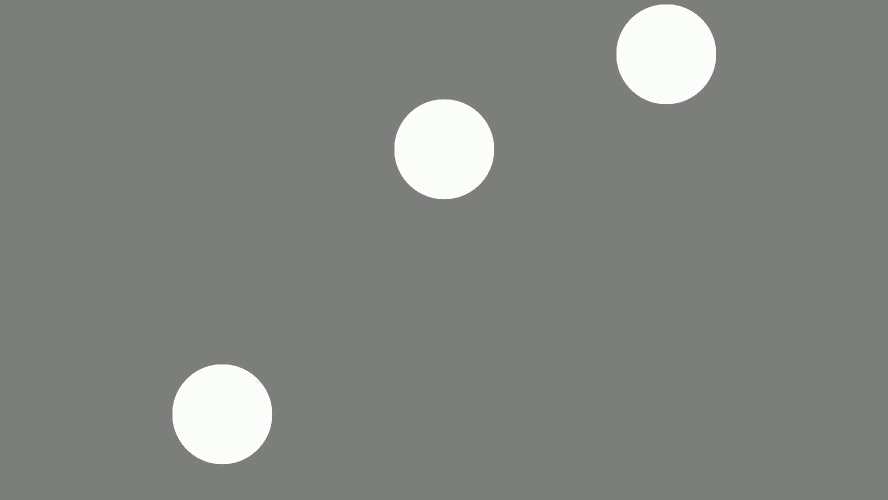
#> input picture frame 44 of test_cases/-b 100 -g 4 -r 1000/gravity_bounce.avi, 1776 x 1000 px (shown at 1/2 size)
$ python ball_detection.py
#> lines starting #> are read from the running program, lines starting #| are printed output that depends on the picture; after the words box and inside, x2 and y2 are one past the last pixel; in counts of white or black regions, pixels touching at a corner belong together
import os
import cv2
import numpy as np
from cv2 import VideoWriter, VideoWriter_fourcc

def concat_vh(list_2d):
  # return final image
  return cv2.vconcat([cv2.hconcat(list_h)
                        for list_h in list_2d])

def main(path):
#> called with path = './detection_images'
    color = (256, 256, 256)
    video = cv2.VideoCapture('gravity_bounce.avi')
    FPS = video.get(cv2.CAP_PROP_FPS)
    width  = int(video.get(cv2.CAP_PROP_FRAME_WIDTH))   # float `width`
    height = int(video.get(cv2.CAP_PROP_FRAME_HEIGHT))  # float `height`
    fourcc = VideoWriter_fourcc(*'MP42')
    video_overlay = VideoWriter('./gravity_overlay.avi', fourcc, float(FPS), (width, height))
    # print('frames per second =', fps)
    count = 0
    while True:
        success, image = video.read()
#> image is the input picture: shape (1000, 1776, 3); mean B, G, R 129.7, 132.7, 130.7
        if not success:
            break
        # Convert to grayscale.
        gray = cv2.cvtColor(image, cv2.COLOR_BGR2GRAY)
        # Blur using 3 * 3 kernel.
        gray_blurred = cv2.blur(gray, (3, 3))
        # Apply Hough transform on the blurred image.
        detected_circles = cv2.HoughCircles(gray_blurred, cv2.HOUGH_GRADIENT,
                                            1, 20, param1 = 50, param2 = 30)
#> detected_circles = [[1331.5, 107.5, 99.8], [888.5, 297.5, 99.9], [444.5, 828.5, 99.9]]

        # Draw circles that are detected.
        if detected_circles is not None:
            # print(count, "detected")
            # Convert the circle parameters a, b and r to integers.
            detected_circles = np.uint16(np.around(detected_circles))
#> detected_circles = [[1332, 108, 100], [888, 298, 100], [444, 828, 100]]
            for pt in detected_circles[0, :]:
                a, b, r = pt[0], pt[1], pt[2]
                # Draw the circumference of the circle.
                cv2.circle(image, (a, b), r, (0, 255, 0), 2)
                # Draw a small circle (of radius 1) to show the center.
                cv2.circle(image, (a, b), 1, (0, 0, 255), 3)
                # make border
                cv2.copyMakeBorder(image, 2, 2, 2, 2, cv2.BORDER_CONSTANT, value=[0, 0, 0])
                # write the image number on the left top corner of image
                cv2.putText(image, str(count), (10, 35), cv2.FONT_HERSHEY_SIMPLEX, 1, color, 2, cv2.LINE_AA)
                cv2.imwrite(path+"/result%d.jpg" % count, image)     # save frame as JPEG file
                # create video with overlay
                # img = cv2.imread("result"+str(count)+".jpg")
                frame = np.full((height, width, 3), 128, np.uint8)
                # print(type(frame), type(image))
                video_overlay.write(image) #cv2.imread("result"+str(count)+".jpg"))
#> this loop made 3 passes
#> (pt, a, b) on passes 1 to 3: ([1332, 108, 100], 1332, 108), ([888, 298, 100], 888, 298), ([444, 828, 100], 444, 828)
#> pass 1, in main, `cv2.imwrite(path+"/result%d.jpg" % count, image)`:
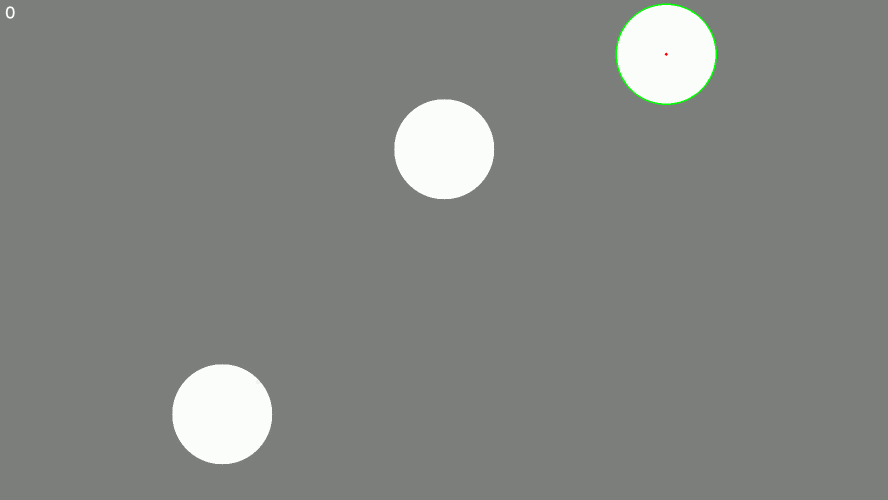
#> saved as result0.jpg: shape (1000, 1776, 3) (shown at 1/2 size); mean B, G, R 129.6, 132.8, 130.6
#> pass 2, in main, `cv2.imwrite(path+"/result%d.jpg" % count, image)`:
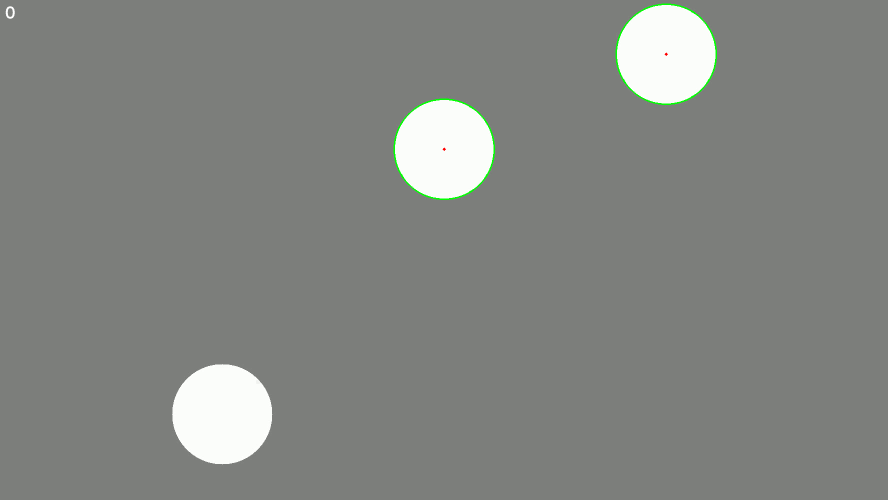
#> saved as result0.jpg: shape (1000, 1776, 3) (shown at 1/2 size); mean B, G, R 129.4, 132.9, 130.4
#> after the loop:
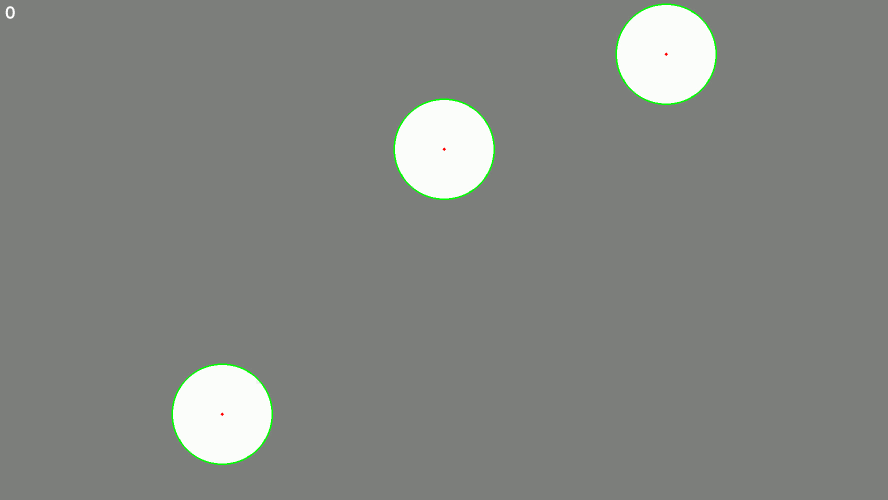
#> image: shape (1000, 1776, 3) (shown at 1/2 size); 0.33% of pixels changed, all inside (x1, y1, x2, y2) = (11, 7, 1434, 930)
        count += 1
    video_overlay.release()
    index = np.linspace(0, count-1, 16).astype(int).tolist()
    # print(index)
    k = 0
    images = []
    for i in range(4):
        img = []
        for j in range(4):
            img.append(cv2.imread(path+"/result"+str(index[k])+".jpg"))
            k += 1
        images.append(img)
    img_tile = concat_vh(images)
    # show the output image
    cv2.imwrite("result_grid.jpg", img_tile)     # save frame as JPEG file
    # cv2.imshow('concat_vh.jpg', img_tile)

if __name__=="__main__":
    path = './detection_images'
    try:
        os.mkdir(path)
    except OSError as error:
        pass
        # print(error)
    main(path)

$ run again, starting later in the video
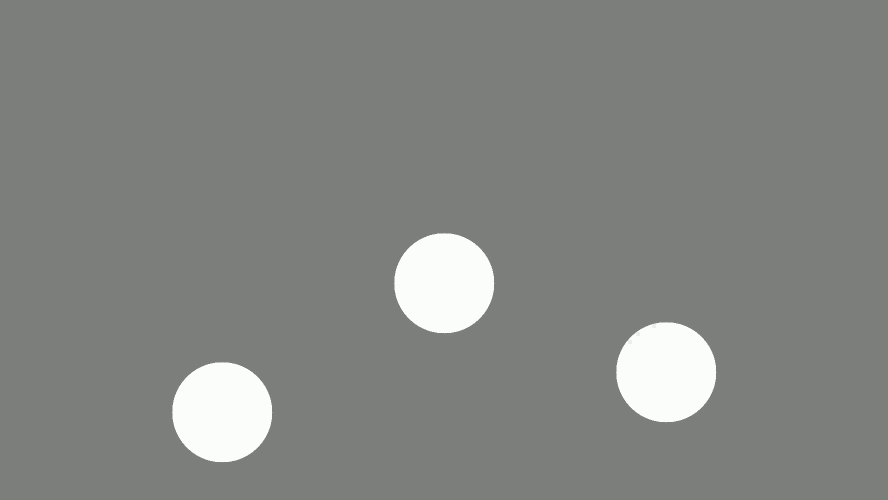
#> input picture frame 202 of test_cases/-b 100 -g 4 -r 1000/gravity_bounce.avi, 1776 x 1000 px (shown at 1/2 size)
#> in main, image is the input picture: shape (1000, 1776, 3); mean B, G, R 129.7, 132.7, 130.7
#> in main, `detected_circles = cv2.HoughCircles(gray_blurred, cv2.HOUGH_GRADIENT, ..`: detected_circles = [[444.5, 823.5, 99.9], [888.5, 566.5, 99.9], [1332.5, 744.5, 99.9]]
#> in main, `detected_circles = np.uint16(np.around(detected_circles))`: detected_circles = [[444, 824, 100], [888, 566, 100], [1332, 744, 100]]
#> the loop in main, `for pt in detected_circles[0, :]:` made 3 passes
#> (pt, a, b) on passes 1 to 3: ([444, 824, 100], 444, 824), ([888, 566, 100], 888, 566), ([1332, 744, 100], 1332, 744)
#> pass 1, in main, `cv2.imwrite(path+"/result%d.jpg" % count, image)`:
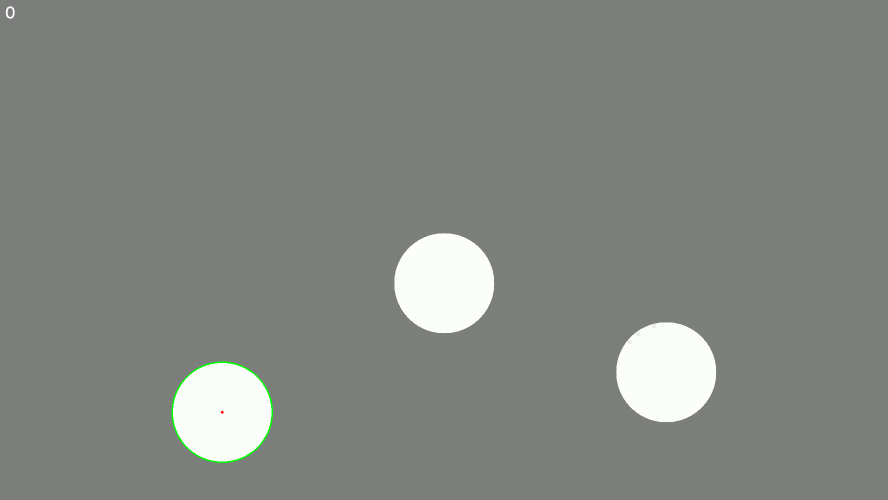
#> saved as result0.jpg: shape (1000, 1776, 3) (shown at 1/2 size); mean B, G, R 129.6, 132.8, 130.6
#> after the loop in main, `for pt in detected_circles[0, :]:`:
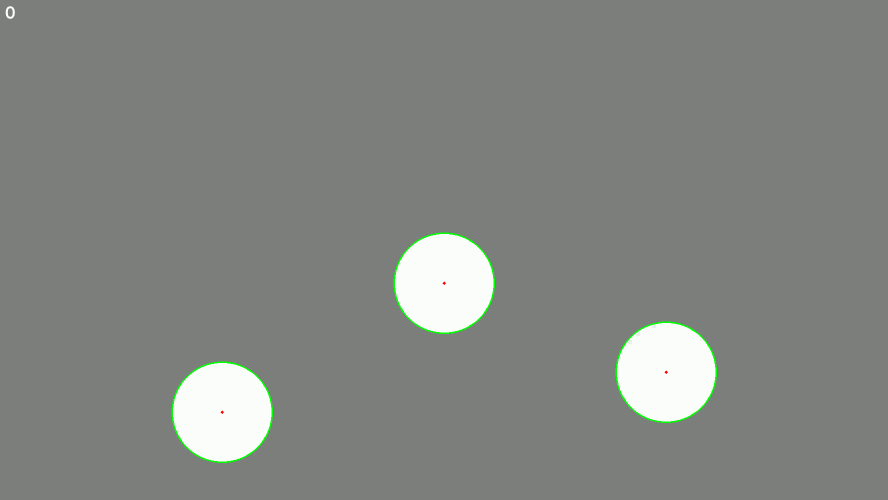
#> image: shape (1000, 1776, 3) (shown at 1/2 size); 0.33% of pixels changed, all inside (x1, y1, x2, y2) = (11, 12, 1434, 926)

$ run again, starting later in the video
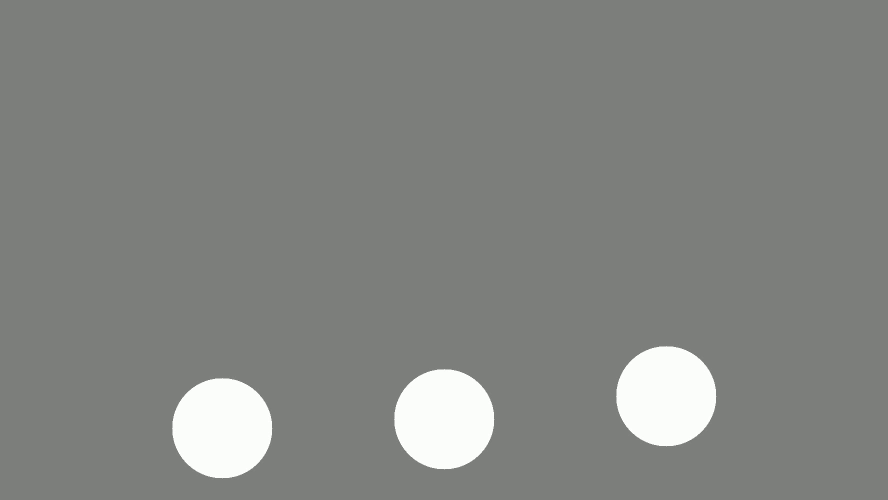
#> input picture frame 359 of test_cases/-b 100 -g 4 -r 1000/gravity_bounce.avi, 1776 x 1000 px (shown at 1/2 size)
#> in main, image is the input picture: shape (1000, 1776, 3); mean B, G, R 129.7, 132.7, 130.7
#> in main, `detected_circles = cv2.HoughCircles(gray_blurred, cv2.HOUGH_GRADIENT, ..`: detected_circles = [[888.5, 838.5, 99.9], [444.5, 856.5, 99.9], [1332.5, 792.5, 99.9]]
#> in main, `detected_circles = np.uint16(np.around(detected_circles))`: detected_circles = [[888, 838, 100], [444, 856, 100], [1332, 792, 100]]
#> the loop in main, `for pt in detected_circles[0, :]:` made 3 passes
#> (pt, a, b) on passes 1 to 3: ([888, 838, 100], 888, 838), ([444, 856, 100], 444, 856), ([1332, 792, 100], 1332, 792)
#> pass 1, in main, `cv2.imwrite(path+"/result%d.jpg" % count, image)`:
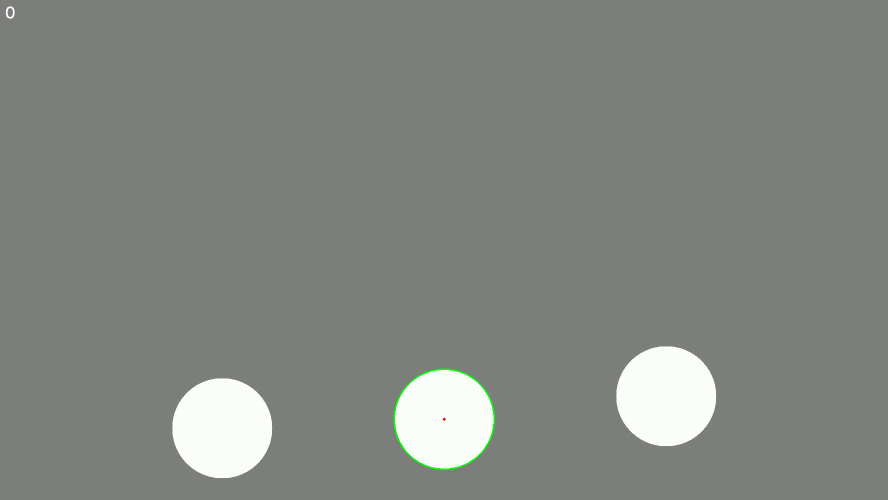
#> saved as result0.jpg: shape (1000, 1776, 3) (shown at 1/2 size); mean B, G, R 129.6, 132.8, 130.6
#> after the loop in main, `for pt in detected_circles[0, :]:`:
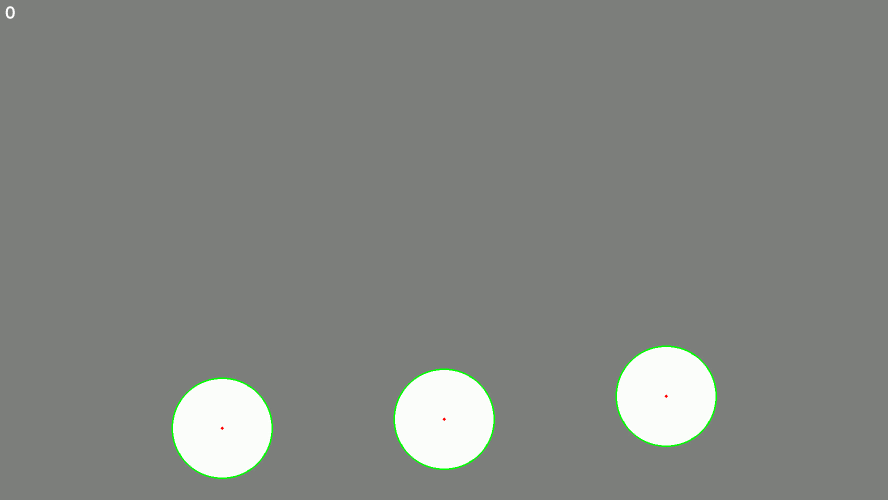
#> image: shape (1000, 1776, 3) (shown at 1/2 size); 0.33% of pixels changed, all inside (x1, y1, x2, y2) = (11, 12, 1434, 958)
